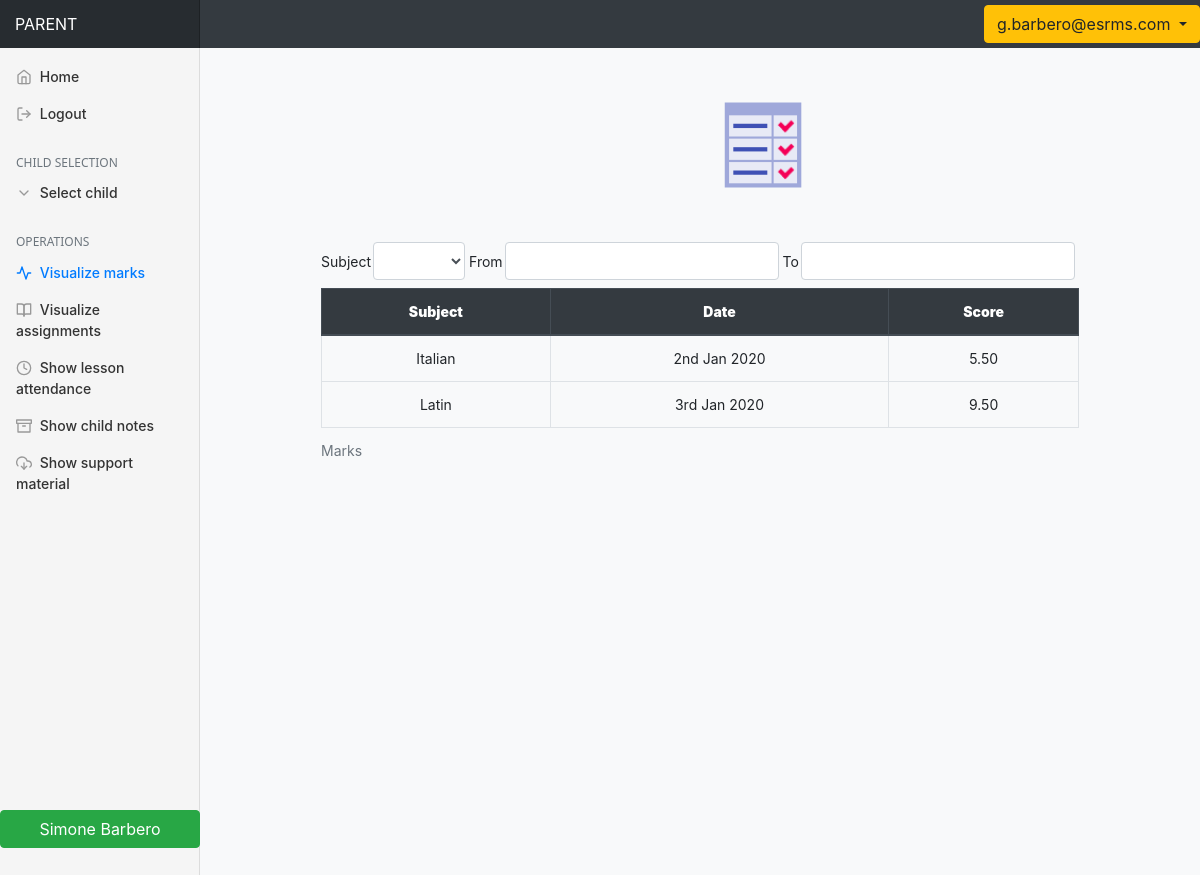
The app's page /marks.php (signed in) with its own data.
### tables this page shows
CREATE TABLE IF NOT EXISTS `MARK` (
  `StudentSSN` char(16) NOT NULL,
  `SubjectID` int(11) NOT NULL,
  `Date` date NOT NULL,
  `Class` char(2) NOT NULL,
  `Score` decimal(5,2) NOT NULL,
  PRIMARY KEY (`StudentSSN`,`SubjectID`,`Date`),
  KEY `SubjectID` (`SubjectID`),
  KEY `MARK_ibfk_2` (`Class`)
);

CREATE TABLE IF NOT EXISTS `SUBJECT` (
  `ID` int(11) NOT NULL AUTO_INCREMENT,
  `Name` varchar(50) NOT NULL,
  `HoursPerWeek` int(11) NOT NULL,
  PRIMARY KEY (`ID`)
);

### public/utility.php (called while the page is built, shortened)
<?php
function connect_to_db($ini_path_test='') {
    $ini_path = '../config/database/database.ini';
    $db = parse_ini_file($ini_path);
    $user = $db['user'];
    $pass = $db['pass'];
    $name = $db['name'];
    $host = $db['host'];
    $conn = mysqli_connect($host, $user, $pass, $name);
    if($conn){
        $conn->set_charset("utf8");
    }
    return $conn;
}
function get_roles_per_user($username, $ini_path=''){
    $roles_query = "SELECT UserType\n" .
                   "FROM USER_TYPE UT, USER U\n" .
                   "WHERE UT.SSN=U.SSN AND U.Email=?";
    $db_con = connect_to_db($ini_path);
    $roles_prep = mysqli_prepare($db_con, $roles_query);
    if(!mysqli_stmt_bind_param($roles_prep, "s", $username)){
        die('Error in binding parameters for roles_prep.'."\n");
    }
    if(!mysqli_stmt_execute($roles_prep)){
        die('Error in executing roles query. Check database error:<br>'.mysqli_error($db_con));
    }
    $roles_res = mysqli_stmt_get_result($roles_prep);
    $roles = array();
    while($row = mysqli_fetch_array($roles_res, MYSQLI_ASSOC)){
        $roles[] = $row['UserType'];
    }
    return $roles;
}
function get_children_of_parent($parentUsername, $ini_path=''){
    $con = connect_to_db($ini_path);
    $children_query = "SELECT C.SSN, C.Name, C.Surname\n" .
                      "FROM CHILD C, USER P\n" .
                      "WHERE (SSNParent1=P.SSN OR SSNParent2=P.SSN) AND P.Email=?";
    $children_prep = mysqli_prepare($con, $children_query);
    if(!mysqli_stmt_bind_param($children_prep, "s", $parentUsername)){
        die('Error in binding parameters to children_prep.'."\n");
    }
    if(!mysqli_stmt_execute($children_prep)){
        die('Error in executing children query. Database error:<br>'.mysqli_error($con));
    }
    $children_res = mysqli_stmt_get_result($children_prep);
    $children_data = array();
    while($row = mysqli_fetch_array($children_res, MYSQLI_ASSOC)){
        $fields = array("SSN" => $row['SSN'], NAME => $row[NAME], SURNAME => $row[SURNAME]);
        $children_data[] = $fields;
    }
    return $children_data;
}
function get_scores_per_child_and_date($childSSN, $startDate, $endDate, $ini_path=''){
    $con = connect_to_db($ini_path);
    $marks_query = "SELECT Name, Date, Score\n" .
                    "FROM MARK M, SUBJECT S\n" .
                    "WHERE M.SubjectID=S.ID AND StudentSSN=? AND Date>=str_to_date(?,'%Y-%m-%d') AND Date<=str_to_date(?,'%Y-%m-%d')\n" .
                    "ORDER BY Date";
    $marks_prep = mysqli_prepare($con, $marks_query);
    if(!mysqli_stmt_bind_param($marks_prep, "sss", $childSSN, $startDate, $endDate)){
        die(ERROR_BINDING_MARK_PREP."\n");
    }
    if(!mysqli_stmt_execute($marks_prep)){
        die('Error in executing marks query. Database error:<br>'.mysqli_error($con));
    }
    $marks_res = mysqli_stmt_get_result($marks_prep);
    $scores = array();
    while($row = mysqli_fetch_array($marks_res, MYSQLI_ASSOC)){
        $fields = array("Subject" => $row[NAME], "Date" => $row['Date'], "Score" => $row['Score']);
        $scores[] = $fields;
    }
    return $scores;
}
function get_list_of_subjects($childSSN, $ini_path=''){
    $con = connect_to_db($ini_path);
    $subjects_query = "SELECT DISTINCT(Name)\n" .
                      "FROM MARK M, SUBJECT S\n" .
                      "WHERE M.SubjectID=S.ID AND StudentSSN=?\n" .
                      "ORDER BY Name";
    $subjects_prep = mysqli_prepare($con, $subjects_query);
    if(!mysqli_stmt_bind_param($subjects_prep, "s", $childSSN)){
        die(ERROR_BINDING_MARK_PREP."\n");
    }
    if(!mysqli_stmt_execute($subjects_prep)){
        die('Error in executing marks query. Database error:<br>'.mysqli_error($con));
    }
    $subjects_res = mysqli_stmt_get_result($subjects_prep);
    $subjects = array();
    while($row = mysqli_fetch_array($subjects_res, MYSQLI_ASSOC)){
        $subjects[] = $row[NAME];
    }
    return $subjects;
}
?>

### public/marks.php (the view, shortened to what this page needs)
<?php
require_once('utility.php');
$children = get_children_of_parent($_SESSION['mySession']);
?>
<!DOCTYPE html>
<html lang="en">
<head>
  <?php include("includes/head.php"); ?>
  <link href="css/dashboard.css" rel="stylesheet" type="text/css">
  <link href="css/responsive.css" rel="stylesheet" type="text/css">
  <link rel='stylesheet' type="text/css" href="https://cdnjs.cloudflare.com/ajax/libs/bootstrap-datepicker/1.9.0/css/bootstrap-datepicker.min.css">
  <link rel="stylesheet" type="text/css" href="css/lecture_rec.css">
  <link rel="stylesheet" type="text/css" href="css/w3.css">
</head>
<body class="marksPage">
  <?php include("includes/user_header.php"); ?>
  <div class="container-fluid" style="height: 100%; margin-top:48px">
    <div class="row row-offcanvas row-offcanvas-left" style="height: 100%">
    <?php include("includes/dashboard_parent.php"); ?>
<div class="col main formContainer text-center bg-light">
  <main role="main" class="form-record">
    <div class="form-record">
    <form id="visualizeMarksImg" class="col-md-9 ml-sm-auto col-lg-10 pt-3 px-4">
        <img class="mb-4" src="images/icons/mark_visual.png" alt="" width="102" height="102">
    </form>
    <form action="return false;" id="filters" class="form-inline">
        <div class="form-group mb-2">
            <label class="filterLabel" for="subjectSelection">Subject</label>
            <select class="form-control" id="subjectSelection" name="subjectSelection">
            <option></option>
            <?php
                $subjects = get_list_of_subjects($_SESSION[CHILD]);
                foreach($subjects as $subject){
                    echo "<option>" . $subject . "</option>\n";
                }
            ?>
            </select>
        </div>
        <div class="form-group mb-2">
            <label class="filterLabel" for="startDateSelection">From</label>
            <input type="text" class="form-control date-selection" id='startDateSelection' name='startDateSelection'>
        </div>
        <div class="form-group mb-2">
            <label class="filterLabel" for="endDateSelection">To</label>
            <input type="text" class="container form-control date-selection" id='endDateSelection'>
        </div>
    </div>
    <div>
    <table class="table table-bordered" id="marks_table">
        <caption>Marks</caption>
        <thead class="thead-dark">
        <tr>
            <th id="subject"><strong>Subject</strong></th>
            <th id="date"><strong>Date</strong></th>
            <th id="score"><strong>Score</strong></th>
        </tr>
        </thead>
        <tbody>
        <?php
            if(isset($_SESSION[CHILD])){
                $scores = get_scores_per_child_and_date($_SESSION[CHILD], date('Y-m-d', time()-365*24*60*60), date('Y-m-d'));
                foreach($scores as $score){
                    $date = date('jS M Y', strtotime($score['Date']));
                    $date_js = date('d/m/Y', strtotime($date));
                    echo '<tr data-subject="' . $score['Subject'] . '" data-date="' . $date_js . '">'."\n";
                    echo "<td>" . $score['Subject'] . "</td>\n";
                    echo '<td>' . $date . "</td>\n";
                    echo "<td>" . $score['Score'] . "</td>\n";
                    echo "</tr>\n";
                }
            }
        ?>
        </tbody>
    </table>
    </div>
  </main>
</div>
</body>
</html>

### public/includes/head.php (shortened to what this page needs)
<link href="css/bootstrap-4.3.1-dist/css/bootstrap.min.css" rel="stylesheet">
<link href="css/sticky-footer-navbar.css" rel="stylesheet">
<link href="css/main.css" rel="stylesheet" type="text/css">

### public/includes/user_header.php (shortened to what this page needs)
<header>
    <nav class="navbar navbar-dark fixed-top bg-dark flex-nowrap p-0">
        <a class="navbar-brand col-sm-3 col-md-2 mr-0" href=<?php
        if(isset($_SESSION[CURR_USER_TYPE])) {
            if($_SESSION[CURR_USER_TYPE] == 'PARENT') {
                echo 'user_parent.php';
            }
        }?>>
            <?php
                echo $_SESSION[CURR_USER_TYPE];
            ?>
        </a>
        <?php
            $roles = get_roles_per_user($_SESSION[SESSION_VAR]);
            if(count($roles) > 1){
        ?>
        <div class="dropdown ml-auto">
			<a id="dRoles" role="button" data-toggle="dropdown" href="#">
			<button type="button" class="btn btn-warning dropdown-toggle" id="username" value="<?php echo $_SESSION[SESSION_VAR]; ?>">
            <?php echo $_SESSION[SESSION_VAR]; ?>
            </button>
			</a>
        </div>
        <?php
            }
        ?>
    </nav>
</header>

### public/includes/dashboard_parent.php (shortened to what this page needs)
<div class="col-md-3 col-lg-2 sidebar-offcanvas pl-0" role="navigation" id="sidebar">
    <ul class="nav flex-column mb-2">
        <li class="nav-item">
        <a id="homeNavig" class="nav-link active" href="user_parent.php">
            <span data-feather="home"></span>
            Home <span class="sr-only">(current)</span>
        </a>
        </li>
        <li class="nav-item">
        <a class="nav-link" href="logout.php">
            <span data-feather="log-out"></span>
            Logout
        </a>
        </li>
    </ul>
<?php
if(isset($_SESSION[CHILD])){
?>
    <h6 class="sidebar-heading d-flex justify-content-between align-items-center px-3 mt-4 mb-1 text-muted">
        <span>Child selection</span>
    </h6>
    <ul class="nav flex-column mb-2">
    <li class="nav-item dropdown-toggle liDropdown" id="dropMenu">
            <a id='' class="nav-link sideDropdown" href="#pageSubmenu" data-toggle="collapse" aria-expanded="false">
                <span id="arrowDownDropdown" data-feather="chevron-down"></span>
                Select child
            </a>
        </li>
    </ul>
    <h6 class="sidebar-heading d-flex justify-content-between align-items-center px-3 mt-4 mb-1 text-muted">
        <span>Operations</span>
    </h6>
    <ul class="nav flex-column mb-2">
        <li class="nav-item">
        <a class="nav-link" href="marks.php" id="marks_dashboard">
            <span data-feather="activity"></span>
            Visualize marks
        </a>
        </li>
        <li class="nav-item">
            <a class="nav-link" href="topic_visualization.php" id="topic_dashboard">
                <span data-feather="book-open"></span>
                Visualize assignments
            </a>
        </li>
        <li class="nav-item">
            <a class="nav-link" href="student_attendance.php" id="attendance_dashboard">
                <span data-feather="clock"></span>
                Show lesson attendance
            </a>
        </li>
        <li class="nav-item">
            <a class="nav-link" href="show_child_notes.php" id="notes_dashboard">
                <span data-feather="archive"></span>
                Show child notes
            </a>
        </li>
        <li class="nav-item">
            <a class="nav-link" href="show_support_material.php" id="support_material_dashboard">
                <span data-feather="download-cloud"></span>
                Show support material
            </a>
        </li>
    </ul>
    <div class="col-md3" style="position: relative; top: 300px">
        <div id="selectedChild" class="btn btn-static"><?php echo $_SESSION[ACTIVE_CHILD]; ?></div>
    </div>
<?php
}
?>
</div>

### public/css/sticky-footer-navbar.css (style rules this page uses)
html { position: relative; min-height: 100%; }

### public/css/main.css (style rules this page uses)
.btn-static { color: #fff; background-color: #28a745; border: 1px solid #28a745; cursor: default; }
.liDropdown::after { display: none; }
#selectedChild { width: 100%; }
.filterLabel { margin-right: 2px; }
#visualizeMarksImg { margin-bottom: 22px; }

### public/css/dashboard.css (style rules this page uses)
body { font-size: .875rem; }
.feather { width: 16px; height: 16px; vertical-align: text-bottom; }
.sidebar-offcanvas { z-index: 100; padding: 0; box-shadow: inset -1px 0 0 rgba(0, 0, 0, .1); }
.sidebar-offcanvas .nav-link { font-weight: 500; color: #333; }
.sidebar-offcanvas .nav-link .feather { margin-right: 4px; color: #999; }
.sidebar-offcanvas .nav-link.active { color: #007bff; }
.sidebar-offcanvas .nav-link:hover .feather, .sidebar-offcanvas .nav-link.active .feather { color: inherit; }
.sidebar-heading { font-size: .75rem; text-transform: uppercase; }
.navbar-brand { padding-top: .75rem; padding-bottom: .75rem; font-size: 1rem; background-color: rgba(0, 0, 0, .25); box-shadow: inset -1px 0 0 rgba(0, 0, 0, .25); }

### public/css/responsive.css (style rules this page uses)
body, html { height:100%; background-color: #f5f5f5; }
#sidebar { background-color: #f5f5f5; }
#homeNavig { margin-top: 10px; }
.container-fluid { height: 100%; margin-top: 48px; }
.nav .dropdown-toggle { white-space: inherit; }

### public/css/lecture_rec.css (style rules this page uses)
html { background-color: #f5f5f5; }
.formContainer { display: -ms-flexbox; display: -webkit-box; display: flex; -ms-flex-align: center; -ms-flex-pack: center; -webkit-box-align: center; -webkit-box-pack: center; justify-content: center; padding-top: 30px; padding-bottom: 30px; background-color: #f5f5f5; }
#subjectSelection { margin-right: 4px; }
#startDateSelection { margin-right: 4px; }
#endDateSelection { margin-right: 4px; }

### public/css/w3.css (style rules this page uses)
html { box-sizing:border-box }
*,*:before,*:after { box-sizing:inherit }
html { -ms-text-size-adjust:100%;-webkit-text-size-adjust:100% }
body { margin:0 }
article,aside,details,figcaption,figure,footer,header,main,menu,nav,section { display:block }
a { background-color:transparent }
b,strong { font-weight:bolder }
img { border-style:none }
button,input,select,textarea,optgroup { font:inherit;margin:0 }
button,input { overflow:visible }
button,select { text-transform:none }
button,[type=button],[type=reset],[type=submit] { -webkit-appearance:button }
html { overflow-x:hidden }
h6 { font-size:16px }
h1,h2,h3,h4,h5,h6 { font-family:"Segoe UI",Arial,sans-serif;font-weight:400;margin:10px 0 }
img { vertical-align:middle }
a { color:inherit }

### records on screen
mark: SubjectID.Name "Italian", Date "2nd Jan 2020", Score "5.50"
mark: SubjectID.Name "Latin", Date "3rd Jan 2020", Score "9.50"

### other values on screen
$_SESSION[CURR_USER_TYPE] "PARENT"
$_SESSION[SESSION_VAR] "g.barbero@esrms.com"
$_SESSION[ACTIVE_CHILD] "Simone Barbero"
